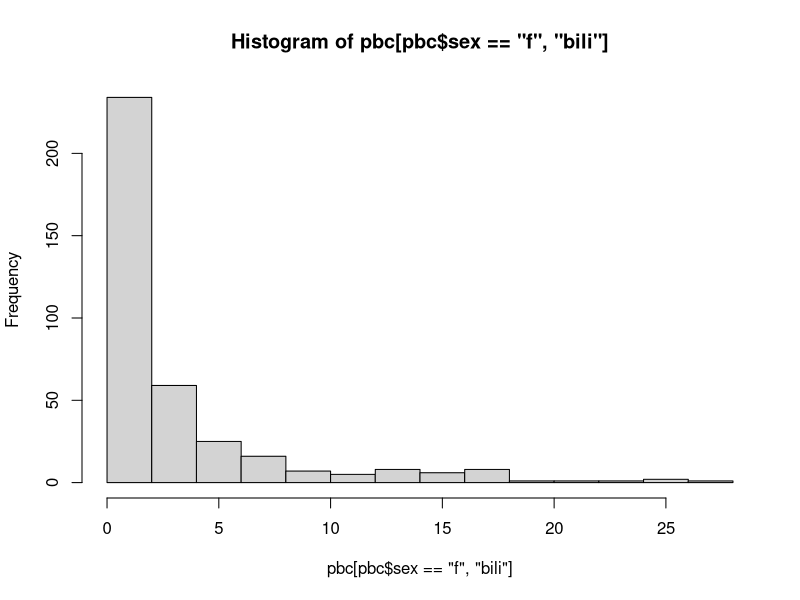
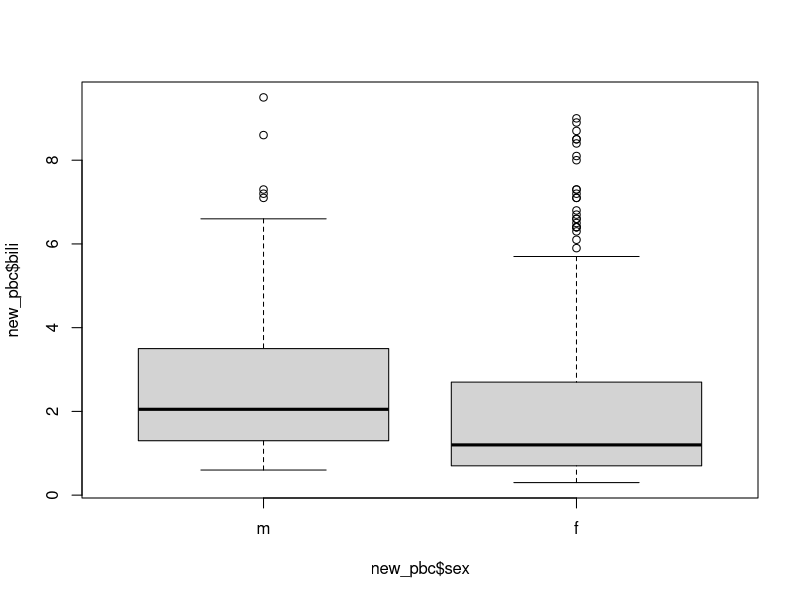

The R source for these figures, in order:
#' ---
#' title: "Demo: Indexing/Sudsetting"
#' subtitle: "NIHES BST02"
#' author: "Eleni-Rosalina Andrinopoulou, Department of Biostatistics, Erasmus Medical Center"
#' date: "`r Sys.setenv(LANG = 'en_US.UTF-8'); format(Sys.Date(), '%d %B %Y')`"
#' output: html_document
#' ---
#' 

#' Load packages
#' If you are using the package for the first time, you will have to first install it:
# install.packages("xlsx") 
# install.packages("lattice")
# install.packages("ggplot2")
library(survival)

#' Select the 3rd element for vector age
pbc$age[3]

#' Select the 3rd column of the pbc data set
pbc[, 3]
pbc[, 3]

pbc[[3]]
pbc$status

#' Select the sex of the 10th patient
pbc$sex[10]

#' Select the baseline details of the 5th patient
pbc[pbc$id == 5, ]

#' Select the serum cholesterol for all males
pbc[pbc$sex == "m", "bili"]
pbc$bili[pbc$sex == "m"]

#' Select the age for male patients or patients that have serum bilirubin more than 3
pbc[pbc$sex == "m" | pbc$bili > 5, "age"]
pbc$age[pbc$sex == "m" | pbc$bili > 5]

#' Select the first measurement per patient
pbcseq[tapply(row.names(pbcseq), pbcseq$id, head, 1), ]

#' Select the last measurement per patient
pbcseq[tapply(row.names(pbcseq), pbcseq$id, tail, 1), ]

#' From the vector pbc\$age, select the age which is younger than 30
pbc$age[pbc$age < 30]

#' From the vector pbc\$age, select only female patient
pbc$age[pbc$sex == "f"]

#' From the vector pbc\$age, select the 3rd element
pbc$age[3]

#' From the pbc data set, select male patients that died
pbc[pbc$sex == "m" & pbc$status == 2, ]      

#' From the pbc data set, select male patients or patients that died
pbc[pbc$sex == "m" | pbc$status == 2, ]   

#' From the pbc data set, select the serum bilirubin measurements only for female patients \
#' Calculate the mean and standard deviation
#' Plot a histogram
pbc[pbc$sex == "f", "bili"]   

mean(pbc[pbc$sex == "f", "bili"])
sd(pbc[pbc$sex == "f", "bili"])

hist(pbc[pbc$sex == "f", "bili"])

#' From the pbc data set, select all rows where the serum bilirubin measurements that are smaller that 10
pbc[pbc$bili < 10, ]

#' Make a boxplot of serum bilirubin per sex using the previous selection
new_pbc <- pbc[pbc$bili < 10, ]
boxplot(new_pbc$bili ~ new_pbc$sex)

#' Create a list with 3 elements: \
#' 1st element: all pbc\$id \
#' 2nd element: pbc\$bili for males \
#' 3rd element: pbc\$age > 30
myList <- list(pbc$id, pbc$bili[pbc$sex == "m"], pbc$age[pbc$age > 30])

#' Select the second element (the output should be a list)
myList[2]

#' Select the third element (the output should be a vector)
myList[[3]]

#' Select the third element (the output should be a vector)
#' Then select the elements that are smaller than 20
newData <- myList[[3]]
newData[newData < 20]

#' Create a list with 3 elements and add names: \
#' 1st element - all_id: all pbc\$id \
#' 2nd element - bili_male: pbc\$bili for males \
#' 3rd element - young: pbc\$age > 30
myList <- list(all_id = pbc$id, bili_male = pbc$bili[pbc$sex == "m"], young = pbc$age[pbc$age > 30])

#' Select all_id by name indexing
myList$all_id

